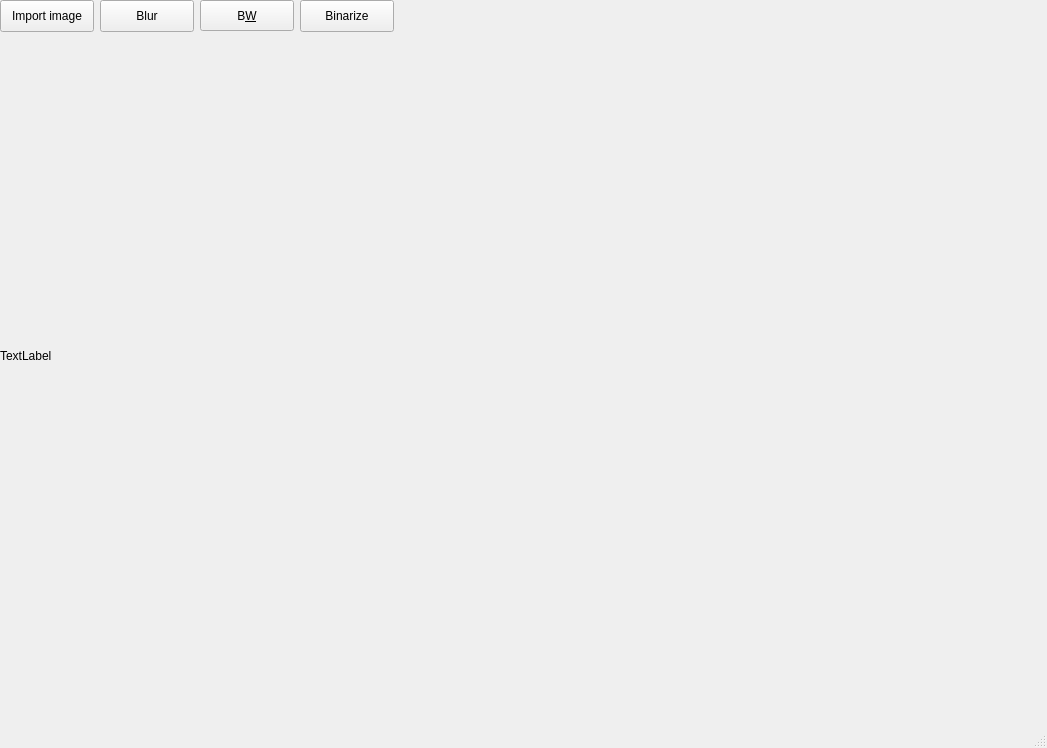
<?xml version="1.0" encoding="UTF-8"?>
<ui version="4.0">
 <class>MainWindow</class>
 <widget class="QMainWindow" name="MainWindow">
  <property name="geometry">
   <rect>
    <x>0</x>
    <y>0</y>
    <width>1047</width>
    <height>748</height>
   </rect>
  </property>
  <property name="windowTitle">
   <string>MainWindow</string>
  </property>
  <widget class="QWidget" name="centralwidget">
   <widget class="QLabel" name="label">
    <property name="geometry">
     <rect>
      <x>0</x>
      <y>40</y>
      <width>1041</width>
      <height>631</height>
     </rect>
    </property>
    <property name="text">
     <string>TextLabel</string>
    </property>
   </widget>
   <widget class="QPushButton" name="importButton">
    <property name="geometry">
     <rect>
      <x>0</x>
      <y>0</y>
      <width>94</width>
      <height>32</height>
     </rect>
    </property>
    <property name="text">
     <string>Import image</string>
    </property>
   </widget>
   <widget class="QPushButton" name="blurButton">
    <property name="geometry">
     <rect>
      <x>100</x>
      <y>0</y>
      <width>94</width>
      <height>32</height>
     </rect>
    </property>
    <property name="text">
     <string>Blur</string>
    </property>
   </widget>
   <widget class="QPushButton" name="bwConvertionButton">
    <property name="geometry">
     <rect>
      <x>200</x>
      <y>0</y>
      <width>94</width>
      <height>31</height>
     </rect>
    </property>
    <property name="text">
     <string>B&amp;W</string>
    </property>
   </widget>
   <widget class="QPushButton" name="binarize_pushButton">
    <property name="geometry">
     <rect>
      <x>300</x>
      <y>0</y>
      <width>94</width>
      <height>32</height>
     </rect>
    </property>
    <property name="text">
     <string>Binarize</string>
    </property>
   </widget>
  </widget>
  <widget class="QMenuBar" name="menubar">
   <property name="geometry">
    <rect>
     <x>0</x>
     <y>0</y>
     <width>1047</width>
     <height>22</height>
    </rect>
   </property>
  </widget>
  <widget class="QStatusBar" name="statusbar"/>
 </widget>
 <resources/>
 <connections/>
</ui>
